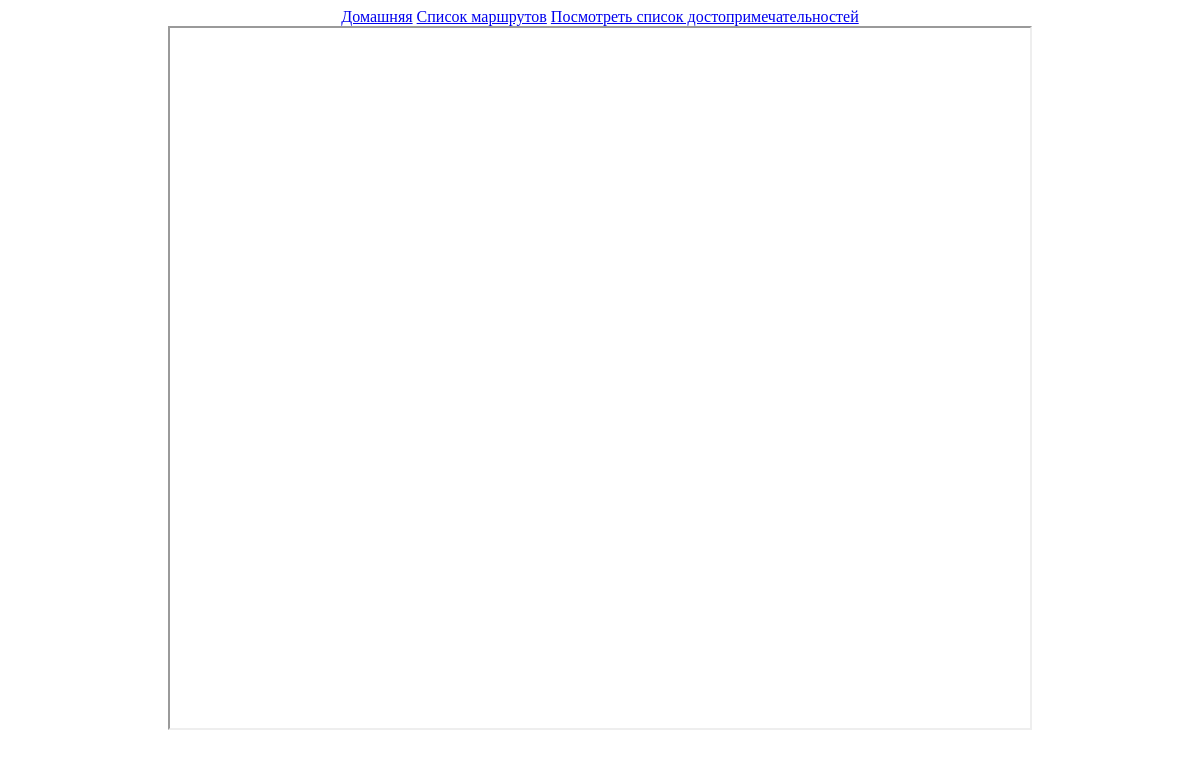
The app's page /goto-point?pointId=2, older data.
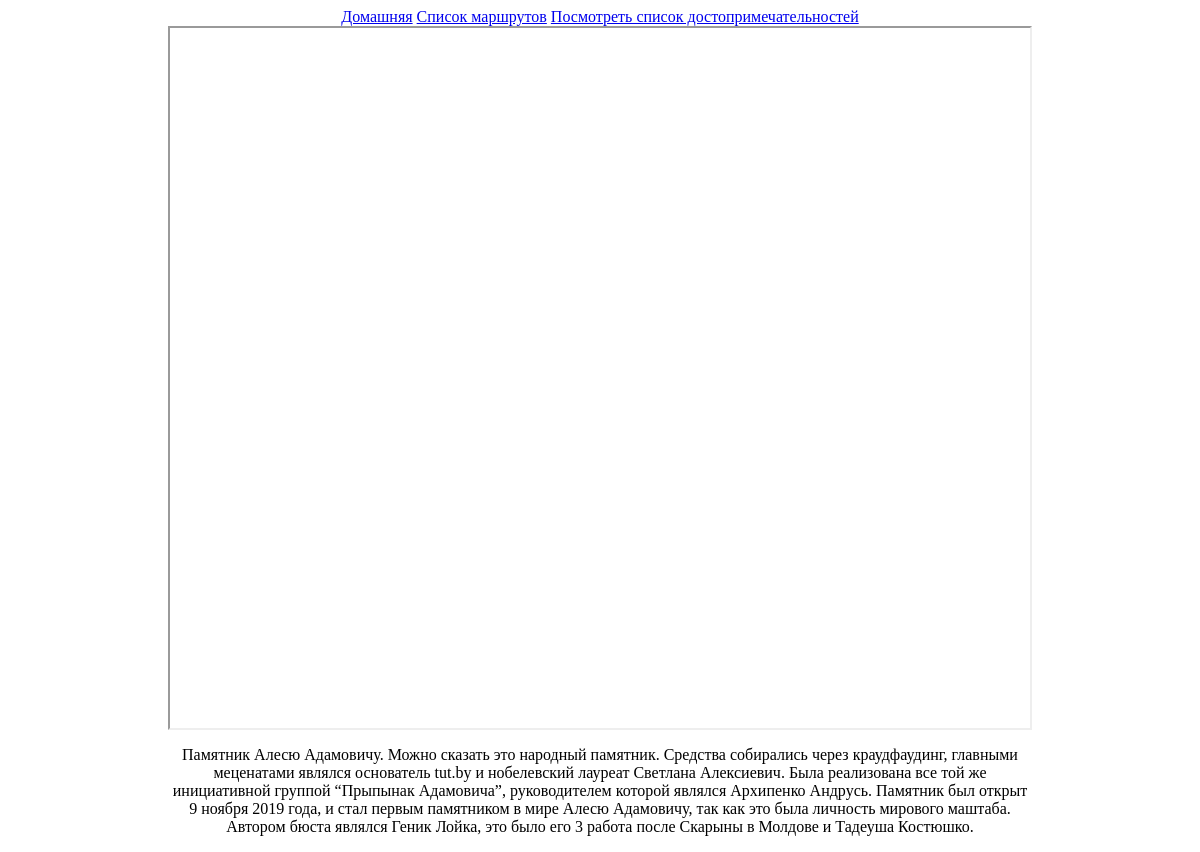
The same page, newer data.
### app/models.py (models this page shows, shortened)
class MapPoints(db.Model, SerializerMixin):
    serialize_only = ('id', 'name', 'city', 'pointX', 'pointY')
    id = db.Column(db.Integer, primary_key=True)
    city = db.Column(db.String(120), index=True, unique=False)
    name = db.Column(db.String(120), index=True, unique=False)
    description = db.Column(db.String(1000), index=True, unique=False)
    pointX = db.Column(db.Float, index=True, unique=False)
    pointY = db.Column(db.Float, index=True, unique=False)

### app/routes.py (the view)
@app.route('/goto-point', methods=['GET'])
def gotoPoint():
    zoom = '14'
    pointId = request.args.get('pointId')
    point = MapPoints.query.get(pointId)
    url = 'https://yandex.ru/map-widget/v1/?rtext='
    url = url + str(point.pointX) + "%2C" + str(point.pointY) + "~"
    url = url[:len(url) - 1]
    url = url + "&z=" + zoom
    return render_template('map.html', url = url, desc = point.description)

### app/templates/map.html (shortened to what this page needs)
{% extends "header.html" %}
{% block content %}
<iframe src="{{ url }}" width="860" height="700" frameborder="1" allowfullscreen="true"></iframe>
{% if desc  %}
    <div>
        <p>{{ desc }}</p>
    </div>
{% endif %}
{% endblock %}

Row changes from the older to the newer data that the page shows:
now on this page (row edited): MapPoints: description "Памятник Алесю Адамовичу. Можно сказать это народный памятник. Средства собирались через краудфаудинг, главными меценатами являлся основатель tut.by и нобелевский лауреат Светлана Алексиевич. Была реализована все той же инициативной группой “Прыпынак Адамовича”, руководителем которой являлся Архипенко Андрусь. Памятник был открыт 9 ноября 2019 года, и стал первым памятником в мире Алесю Адамовичу, так как это была личность мирового маштаба. Автором бюста являлся Геник Лойка, это было его 3 работа после Скарыны в Молдове и Тадеуша Костюшко."
